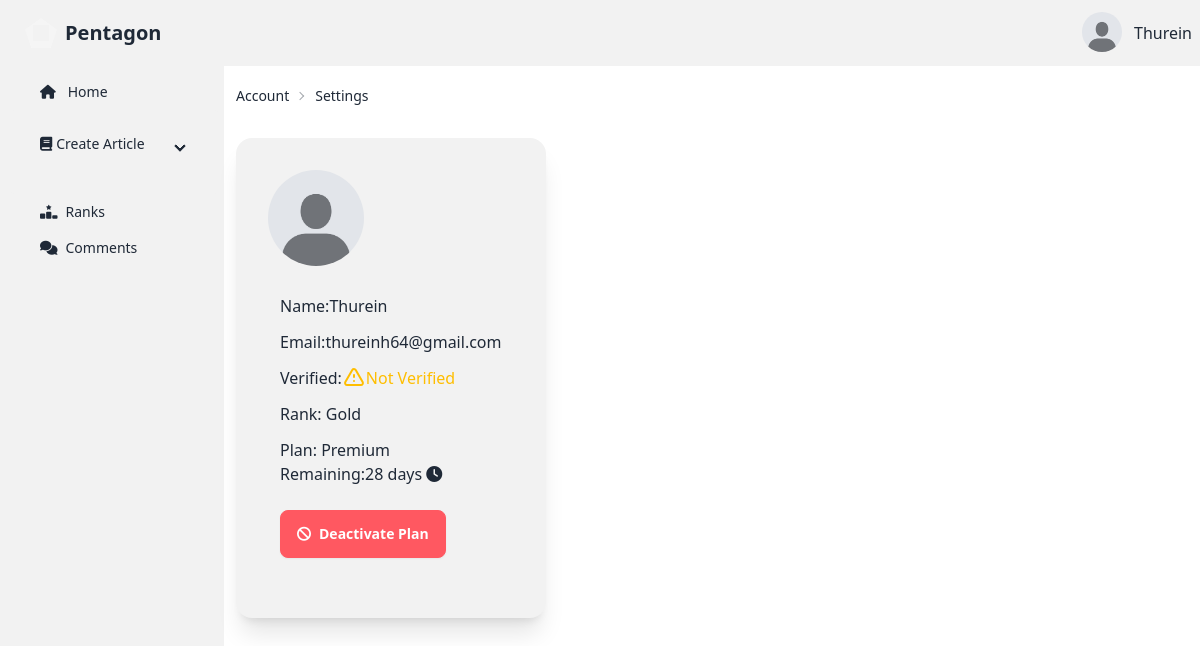
Screenshot of /account/profile/ (signed in) with the database file from the repository.
### account/models.py (models this page shows, shortened)
class AccountStatus(models.Model):
    is_verified=models.BooleanField(default=False)
    profile=models.ImageField(max_length=100, blank=True,default="account/default.jpeg",null=True,upload_to="media/account")
    user=models.ForeignKey(User, on_delete=models.CASCADE,related_name="account_status")
    rank=models.CharField(max_length=20,blank=True, default="Silver")
    created_at=models.DateTimeField(auto_now=True)

### reader/models.py (models this page shows, shortened)
class Subscription(models.Model):
    subscriber_email=models.CharField(max_length=255,unique=True)
    subscription_plan=models.CharField(max_length=255)
    subscription_cost=models.CharField(max_length=255)
    paypal_subscription_id=models.CharField(max_length=255,unique=True)
    is_active=models.BooleanField(default=False)
    user=models.OneToOneField(User,max_length=255,blank=True,on_delete=models.CASCADE,unique=True,related_name="sub_user")
    created_at=models.DateField(auto_now_add=True)
    expires_at=models.DateField(blank=True, null=True)
    def remaining(self):
        if self.expires_at:
            time_remaining=self.expires_at-datetime.now().date()
            return time_remaining.days
        else:
            return None

### account/views.py (the view)
# urls.py: path('profile/',views.profile,name="profile"),
@login_required(login_url='sign-in')
def profile(request):
    update_form=UpdateUserForm(request.POST or None, instance=request.user)
    account_status=AccountStatus.objects.get(user=request.user)
    try:
        user_subscription=Subscription.objects.get(user_id=request.user.id)
    except Subscription.DoesNotExist:
        user_subscription="None"
    context={
        "form":update_form,
        "account_status":account_status,
        "user_subscription":user_subscription
    }
    return render(request, "writer/profile.html",context)

### writer/templates/writer/profile.html (shortened to what this page needs)
{% extends 'writer/writer-dashboard.html' %}
{% load daisyui_filters %}
{% load crispy_forms_tags %}
{% block writer %}
<div class="justify-center">
    <div class="breadcrumbs text-sm m-3">
        <ul>
          <li><a href="{% url 'profile' %}">Account</a></li>
          <li>Settings</li>
        </ul>
      </div>
    <div class="flex">
      <div class="card m-3 card-side bg-base-200 shadow-xl">
        <div class="card-body">
            <div class="avatar">
                <div class="w-24 rounded-full">
                  <img src="{{account_status.profile.url}}" />
                </div>
              </div>
            <div class="mx-3 my-2">
              <h4 class=" my-3">Name:{{user}} </h4>
              <h4 class="my-3">Email:{{user.email}}</h4>
            <div class="flex my-3">
                Verified:
            {% if user_status.is_verified %}
            <div class="text-success flex"><svg
                xmlns="http://www.w3.org/2000/svg"
                class="h-6 w-6 shrink-0 stroke-current"
                fill="none"
                viewBox="0 0 24 24">
                <path
                  stroke-linecap="round"
                  stroke-linejoin="round"
                  stroke-width="2"
                  d="M9 12l2 2 4-4m6 2a9 9 0 11-18 0 9 9 0 0118 0z" />
              </svg> Verified</div>
              {% else %}
              <div class="text-warning flex">
                <svg
                xmlns="http://www.w3.org/2000/svg"
                class="h-6 w-6 shrink-0 stroke-current"
                fill="none"
                viewBox="0 0 24 24">
                <path
                stroke-linecap="round"
                stroke-linejoin="round"
                stroke-width="2"
                d="M12 9v2m0 4h.01m-6.938 4h13.856c1.54 0 2.502-1.667 1.732-3L13.732 4c-.77-1.333-2.694-1.333-3.464 0L3.34 16c-.77 1.333.192 3 1.732 3z" />
            </svg>
                <div class="lg:tooltip tooltip" data-tip="You must verify your email!">
                  Not Verified
                </div>
              </div>
            {% endif %}
            </div>
            <div class="my-2">
              <h3>Rank: {{account_status.rank}}</h3>
            </div>
            <div class="my-3">
              Plan:
              {% if user_subscription.is_active %}
                {{user_subscription.subscription_plan}}
                <br>
                <h3 class="flex items-center"> Remaining:{{user_subscription.remaining}} days <i class="fa-solid fa-clock ml-1"></i></h3>
                <br>
                <form action="{% url 'delete-subscription' user_subscription.paypal_subscription_id %}" method="post">
                  <button type="submit" class="btn btn-error mb-2 text-white" ><i class="fa-solid fa-ban"></i>Deactivate Plan</button>
                </form>
                {% else %}
                None
              {% endif %}
            </div>
            </div>
        </div>
      </div>
    </div>
</div>
{% endblock  %}

### writer/templates/writer/writer-dashboard.html (shortened to what this page needs)
{% extends 'writer/base.html' %}
{% block content %}
<div class="navbar bg-base-200">
    <div class="flex-1">
      <a href="{% url 'home' %}" class="btn btn-ghost text-xl"><div class="mask mask-pentagon w-8 h-8 border-8 border-neutral-100	"></div>Pentagon</a>
    </div>
    <div class="flex-none gap-2">
      <div class="dropdown dropdown-end">
        <div tabindex="0" role="button" class="btn btn-ghost btn-circle avatar">
          <div class="w-10 rounded-full">
              <img
                style="object-fit: contain;width:100%;height:100%"
                alt="Tailwind CSS Navbar component"
                src="{{account_status.profile.url}}" />
          </div>
        </div>
      </div>
      {{user}}
    </div>
  </div>
<div class="flex">
    <ul class="menu bg-base-200  w-56 min-h-screen">
        <li><a class="ml-4" href="{% url 'writer-dashboard' %}"><i class="fa-solid fa-house mr-1"></i>Home</a></li>
        <li>
            <div class="bg-base-200 collapse collapse-arrow ">
                <div
                  class="collapse-title">
                  <i class="fa-solid fa-book mr-1"></i>Create Article
                </div>
              </div>
        </li>
        <li>
          <a class="ml-4" href="{% url 'writer-ranks' %}"><i class="fa-solid fa-ranking-star"></i>Ranks</a>
        </li>
        <li>
          <a class="ml-4" href="{% url 'check-comments' %}"><i class="fa-solid fa-comments"></i>Comments
          </a>
        </li>
    </ul>
    {% block writer %}{% endblock  %}
</div>
{% endblock  %}

### rows the page displays
AccountStatus: profile (placeholder picture), rank "Gold"
Subscription: subscription_plan "Premium", remaining "28"

### other values shown
{{ user }} "Thurein"
{{ user.email }} "thureinh64@gmail.com"
